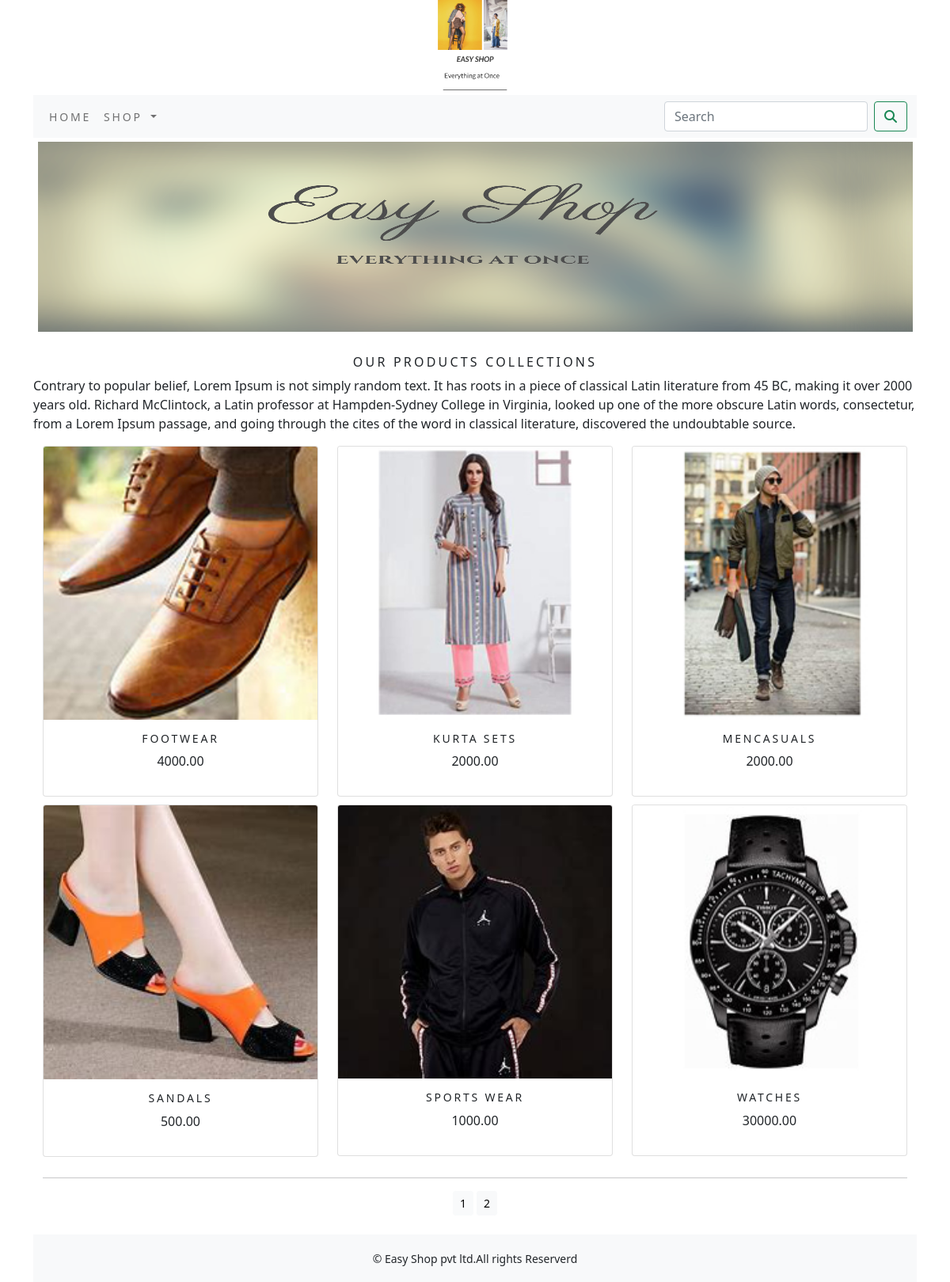
The app's page /shop/ with its own data.
### ecommerceproject/Shoppingapp/models.py (models this page shows, shortened)
class Product(models.Model):
    name=models.CharField(max_length=250,unique=True)
    slug=models.SlugField(max_length=250,unique=True)
    description=models.TextField(blank=True)
    price=models.DecimalField(max_digits=10,decimal_places=2)
    category=models.ForeignKey(Category,on_delete=models.CASCADE)
    image=models.ImageField(upload_to='product',blank=True)
    stock=models.IntegerField()
    available=models.BooleanField(default=True)
    created=models.DateTimeField(auto_now_add=True)
    updated=models.DateTimeField(auto_now=True)
    def get_url(self):
        return reverse('Shoppingapp:prodCatdetail',args=[self.category.slug,self.slug])
    class Meta:
        ordering=('name',)
        verbose_name='product'
        verbose_name_plural='products'

### ecommerceproject/Shoppingapp/views.py (the view)
# urls.py: path('', views.allProdCat, name='allProdCat'),
def allProdCat(request,c_slug=None):
    c_page=None
    products_list=None
    if c_slug!=None:
        c_page=get_object_or_404(Category,slug=c_slug)
        products_list=Product.objects.all().filter(category=c_page,available=True)
    else :
        products_list=Product.objects.all().filter(available=True)
    paginator=Paginator(products_list,6)
    try:
        page=int(request.GET.get('page','1'))
    except:
        page=1
    try:
        products=paginator.page(page)
    except (EmptyPage,InvalidPage):
        products=paginator.page(paginator.num_pages)
    return render(request,"category.html",{'category':c_page,'products':products})

### ecommerceproject/Shoppingapp/context_processors.py (called while the page is built)
def menu_links(request):
    links=Category.objects.all()
    return dict(links=links)

### ecommerceproject/Shoppingapp/models.py (called while the page is built)
    def get_url(self):
        return reverse('Shoppingapp:products_by_category',args=[self.slug])

### ecommerceproject/cart/context_processors.py (called while the page is built)
def counter(request):
    item_count=0
    if 'admin' in request.path:
        return{}
    else:
        try:
            cart=Cart.objects.filter(cart_id=_cart_id(request))
            cart_items=CartItem.objects.all().filter(cart=cart[:1])
            for cart_item in cart_items:
                item_count += cart_item.quantity
        except Cart.DoesNotExist:
            item_count=0
    return dict(item_count=item_count)

### ecommerceproject/cart/views.py (called while the page is built)
def _cart_id(request):
    cart=request.session.session_key
    if not cart:
        cart=request.session.create()
    return cart

### ecommerceproject/templates/category.html (shortened to what this page needs)
{% extends 'base.html' %}
{% load static %}
{% block content %}
<div class="mx_auto">
    {% if category %}
       <img class="my_image" src="{{category.image.url}}" alt="{{category.name}}">
</div>
    <br>
<div>
      <h1 class="text-center my_title">{{category.name}}</h1>
      <p class="text-justify">{{category.description}}</p>
</div>
    {% else %}
<div>
    <center><img class="my_image my_image_padding" src="{% static 'img/banner.png' %}" alt="our products" width="1115px;" height="250px;"></center>
</div>
<br>
<div>
    <h1 class="text-center my_title">Our Products Collections</h1>
    <p class="text-justify">Contrary to popular belief, Lorem Ipsum is not simply random text. It has roots in a piece of classical Latin literature from 45 BC, making it over 2000 years old. Richard McClintock, a Latin professor at Hampden-Sydney College in Virginia, looked up one of the more obscure Latin words, consectetur, from a Lorem Ipsum passage, and going through the cites of the word in classical literature, discovered the undoubtable source.</p>
</div>
   {% endif %}
<div class="container">
    <div class="row mx_auto">
        {% for product in products.object_list %}
        <div class="my_bottom_margin col-9 col-sm-12 col-md-4 col-lg-4">
            <div class="card text-center" style="min-width:18rem;">
                <a href="{{product.get_url}}"><img class="card-img-top my_image" src="{{product.image.url}}" alt="{{product.name}}"> </a>
            <div class="card-body">
                <h4>{{product.name}}</h4>
                <p>{{product.price}}</p>
            </div>
            </div>
        </div>
        {% endfor %}
    </div>
    <div class="mx-auto">
        {% if products.paginator.num_pages > 1 %}
        <hr>
        <div class="text-center">
            {% for pg in products.paginator.page_range %}
                <a href="?page={{pg}}" class="btn btn-light btn-sm {% if products.number == pg %} active {% endif %}">{{pg}}</a>
            {% endfor %}
        </div>
        {% endif %}
    </div>
    <br>
</div>
{% endblock %}

### ecommerceproject/templates/base.html (shortened to what this page needs)
{% load static %}
<!DOCTYPE html>
<html lang="en">
<head>
    <link rel="stylesheet" href="{% static 'css/custom.css' %}">
    <link href="{% static 'css/bootstrap.min.css' %}" rel="stylesheet">
</head>
<body>
<div class="container">
{% include 'header.html' %}
{% include 'navbar.html' %}
{% block content %}
{% endblock %}
</div>
{% include 'footer.html' %}
</body>
</html>

### ecommerceproject/templates/header.html
{% load static %}
<header>
  <center>
    <a href="{%url 'Shoppingapp:allProdCat' %}"></a><img src="{% static 'img/logo.png' %}" alt="logimage" width="100px;"  height="120px;">
  </center>
</header>

### ecommerceproject/templates/navbar.html (shortened to what this page needs)
<nav class="navbar navbar-expand-lg navbar-light bg-light">
  <div class="container-fluid">
    <div class="collapse navbar-collapse" id="navbarSupportedContent">
      <ul class="navbar-nav me-auto mb-2 mb-lg-0">
        <li class="nav-item">
          <a class="nav-link" href="#">Home</a>
        </li>
        <li class="nav-item dropdown {% if 'Shoppingapp' in request.path %} active {% endif %}">
          <a class="nav-link dropdown-toggle" href="#" id="navbarDropdown" role="button" data-bs-toggle="dropdown" aria-expanded="false">
            Shop
          </a>
        </li>
      </ul>
      <form class="d-flex" action="{% url 'search_app:SearchResult' %}" method="get">
          <input class="form-control me-2" type="search" placeholder="Search" name="q" aria-label="Search">
          <button class="btn btn-outline-success" type="submit"><i class="fa fa-search" ></i></button>
      </form>
    </div>
  </div>
</nav>

### ecommerceproject/templates/footer.html
<div class="footer navbar-fixed-bottom my_footer">
  <p class="text-center">&copy; Easy Shop pvt ltd.All rights Reserverd</p>
</div>

### ecommerceproject/static/css/custom.css (style rules this page uses)
body { font-family: 'Roboto', sans-serif; }
.nav-item { letter-spacing : .2em; font-size :14px; text-transform:uppercase; }
.my_footer { background-color:#f8f9fa; height:60px; }
.my_footer p { padding-top:20px; font-size:14px; }
.my_image { width:100% height:auto; }
.my_title { font-size:16px; text-transform:uppercase; letter-spacing:.2em; }
.my_image_padding { padding:5px; }
.my_bottom_margin { margin-bottom:10px; }
.card-body h4 { font-size:14px; text-transform:uppercase; letter-spacing:.2em; }

### records on screen
Product: image (picture), name "FOOTWEAR", price "4000.00"
Product: image (picture), name "KURTA SETS", price "2000.00"
Product: image (picture), name "MENCASUALS", price "2000.00"
Product: image (picture), name "SANDALS", price "500.00"
Product: image (picture), name "SPORTS WEAR", price "1000.00"
Product: image (picture), name "WATCHES", price "30000.00"

### other values on screen
{{ pg }} "1" "2"
